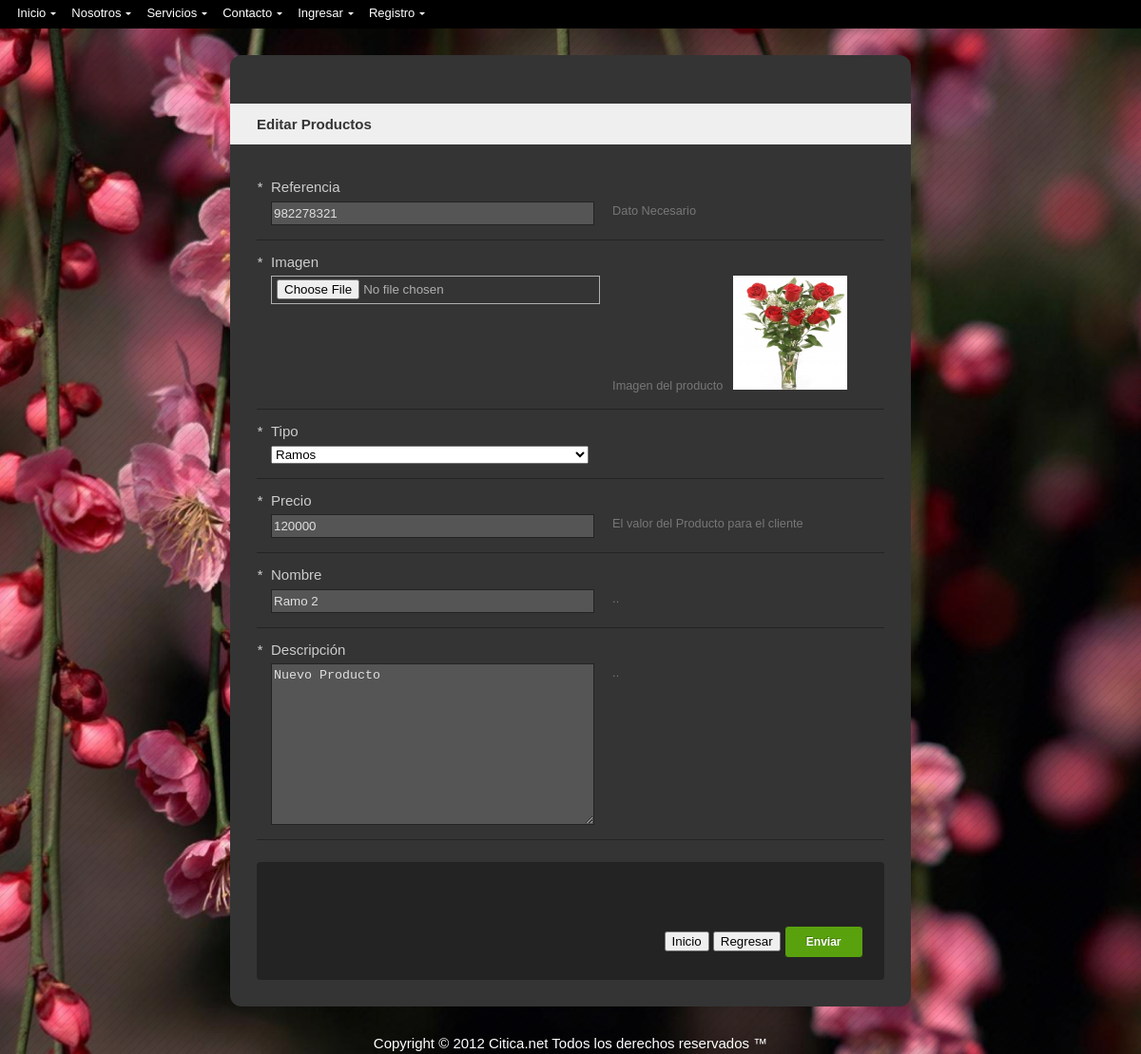
Screenshot of /WebSite/productos/editar.php?id=982278321 with the database file from the repository.
### tables this page shows
CREATE TABLE `catalogo` (
  `Referencia` int(11) NOT NULL,
  `Imagen` varchar(60) NOT NULL,
  `Tipo` varchar(30) NOT NULL,
  `Precio` double NOT NULL,
  `Nombre` varchar(100) NOT NULL,
  `Descripcion` varchar(100) NOT NULL,
  PRIMARY KEY (`Referencia`)
);

### WebSite/productos/editar.php (the view, shortened to what this page needs)
<?php
require_once("../Conexion/con_imag.php");  ?>
<?php
$id=$_GET['id'];
$query_catalogo_imag = "SELECT * FROM catalogo where referencia='".$id."'";
$catalogo_imag = mysql_query($query_catalogo_imag, $con_imag) or die(mysql_error());
$row_catalogo_imag = mysql_fetch_assoc($catalogo_imag);
do {
   $referncias=$row_catalogo_imag['Referencia'];
   $imagen=$row_catalogo_imag['Imagen'];
   $precio=$row_catalogo_imag['Precio'];
   $nombre=$row_catalogo_imag['Nombre'];
   $descripcion=$row_catalogo_imag['Descripcion'];
  } while ($row_catalogo_imag = mysql_fetch_assoc($catalogo_imag));
?>
<!DOCTYPE html PUBLIC "-//W3C//DTD XHTML 1.0 Transitional//EN" "http://www.w3.org/TR/xhtml1/DTD/xhtml1-transitional.dtd">
<html xmlns="http://www.w3.org/1999/xhtml">
<head>
  <link href="../css/uni-form.css" media="screen" rel="stylesheet"/>
    <link href="../css/formulario.css" media="screen" rel="stylesheet"/>
     <link href="../css/dark.uni-form.css" title="Default Style" media="screen" rel="stylesheet"/>
  <link href="../css/estiloFormularios.css"  media="screen" rel="stylesheet"/>
</head>
<body  style="background-image: url(../images/pattern.png), url(../images/6.jpg);">
    <?php    include 'includes/cabecera.php';?>
    <form   method="POST" action="../Clases/Edicion.php" enctype="multipart/form-data" name="form1" id="form1" class="uniForm">
      <fieldset>
          <strong> <h3 style="font-weight: bold">Editar Productos</h3></strong>
        <div class="ctrlHolder">
          <label for="txtReferencia"><em>*</em> Referencia</label>
          <input name="txtReferencia" id="txtReferencia"  size="35" maxlength="30" type="text" value="<?php echo $referncias ;?>" class="textInput required"/>
          <p class="formHint">Dato Necesario</p>
        </div>
        <div class="ctrlHolder">
          <label for="fleImagen"><em>*</em> Imagen</label>
          <input name="fleImagen" id="fleImagen"   class="fileUpload" type="file"/>
          <p class="formHint">Imagen del producto  &nbsp;&nbsp;<img src="<?php echo $imagen ;?>" width="120" height="120"></img></p>
        </div>
        <div class="ctrlHolder">
          <label for="lstTipo"><em>*</em> Tipo</label>
          <select name="lstTipo" id="lstTipo">
          <option value="ramos" selected="selected">Ramos</option>
      </select>
        </div>
        <div class="ctrlHolder">
          <label for="txtPrecio"><em>*</em> Precio</label>
          <input name="txtPrecio" id="txtPrecio" value="<?php echo $precio ;?>" size="35" maxlength="50" type="text" class="textInput required"/>
          <p class="formHint">El valor del Producto para el cliente</p>
        </div>
           <div class="ctrlHolder">
          <label for="txtNombre"><em>*</em> Nombre</label>
          <input name="txtNombre" id="txtNombre" value="<?php echo $nombre ;?>" size="35" maxlength="50" type="text" class="textInput required"/>
          <p class="formHint">..</p>
        </div>
           <div class="ctrlHolder">
               <label for="txtDescripcion"><em>*</em> Descripci&oacute;n</label>
          <textarea name="txtDescripcion" id="txtDescripcion" cols="45" rows="5"><?php echo $descripcion ;?></textarea>
          <p class="formHint">..</p>
        </div>
      </fieldset>
      <div class="buttonHolder">
        <br></br> <a href="../index.php"><button  align ="left" type="button" >Inicio</button> </a>
 <a href="<?=$_SERVER["HTTP_REFERER"]?>"><button  align ="left" type="button" >Regresar</button> </a>
        <button type="submit" name="button" id="button" value="Enviar" class="primaryAction">Enviar</button>
      </div>
</form>
    <center> <?php include 'includes/pie.php';?> </center>
</body>
</html>

### WebSite/css/uni-form.css (style rules this page uses)
.uniForm { margin: 0; padding: 0; position: relative; z-index: 1; }
.uniForm fieldset { border: none; margin: 0; padding: 0; }
.uniForm .ctrlHolder, .uniForm .buttonHolder { margin: 0; padding: 0; clear: both; }
.uniForm:after, .uniForm .buttonHolder:after, .uniForm .ctrlHolder:after, .uniForm .ctrlHolder .multiField:after, .uniForm .inlineLabel:after { content: "."; display: block; height: 0; line-height: 0; font-size: 0; clear: both; min-height: 0; visibility: hidden; }
.uniForm label, .uniForm button { cursor: pointer; }
.uniForm label, .uniForm .label { display: block; float: none; margin: 0 0 .5em 0; padding: 0; line-height: 100%; width: auto; }
.uniForm .textInput, .uniForm .fileUpload, .uniForm .selectInput, .uniForm select, .uniForm textarea { float: left; width: 53%; margin: 0; }
.uniForm .formHint { float: right; width: 43%; margin: 0; clear: none; }
.uniForm label em, .uniForm .label em { float: left; width: 1em; margin: 0 0 0 -1em; }

### WebSite/css/formulario.css (style rules this page uses)
html { color: #343434; font-size: 14px; line-height: 1.5; font-family: "Lucida Sans Unicode", "Lucida Grande", Arial, Verdana, sans-serif; }
a:link, a:visited { text-decoration: none; color: #254a86; }
h1,h2,h3,ul,ol,p { margin: 1.5em 0; }
fieldset h3 { margin: 1.5em -28px; padding: 14px 28px; line-height: 1; background: #efefef; color: #343434; }
.uniForm { width: 55%; background: #fff; margin: 28px auto; padding: 28px; border-radius: 12px; -webkit-border-radius: 12px; -moz-border-radius: 12px; -o-border-radius: 12px; -khtml-border-radius: 12px; }

### WebSite/css/dark.uni-form.css (style rules this page uses)
.uniForm { background: #343434; color: #ccc; font-family: sans-serif; }
.uniForm .ctrlHolder { padding: 1em; border-bottom: 1px solid #232323; }
.uniForm .buttonHolder { background: #232323; text-align: right; margin: 1.5em 0 0 0; padding: 1.5em; border-radius: 4px; -webkit-border-radius: 4px; -moz-border-radius: 4px; -o-border-radius: 4px; -khtml-border-radius: 4px; }
.uniForm .buttonHolder .primaryAction { padding: 10px 22px; line-height: 1; background: #59a20e; border: 1px solid #232323; font-size: 12px; font-weight: bold; color: #fff; border-radius: 4px; -webkit-border-radius: 4px; -moz-border-radius: 4px; -o-border-radius: 4px; -khtml-border-radius: 4px; box-shadow: 1px 1px 0 #232323; -webkit-box-shadow: 1px 1px 0 #232323; -moz-box-shadow: 1px 1px 0 #232323; text-shadow: -1px -1px 0 rgba(0,0,0,.25); }
.uniForm .textInput, .uniForm textarea { padding: 4px 2px; border: 1px solid #232323; background: #555; color: #dfdfdf; }
.uniForm textarea { height: 12em; }
.uniForm .formHint { font-size: .85em; color: #777; }

### WebSite/css/general.css (style rules this page uses)
body { background-color: transparent; background-repeat: repeat, no-repeat; background-position: center center; background-attachment: fixed; -webkit-background-size: auto, cover; -moz-background-size: auto, cover; -o-background-size: auto, cover; background-size: auto, cover; color: #fff; font-family: 'Josefin Slab', Arial, sans-serif; font-size: 15px; }
a { color: #fff; text-decoration: none; }
fieldset { border:none; }

### WebSite/includes/fixedMenu_style2.css (style rules this page uses)
body { padding:0; margin:0; }

### rows the page displays
catalogo: txtReferencia "982278321", Imagen (picture), txtPrecio "120000", txtNombre "Ramo 2", txtDescripcion "Nuevo Producto"
